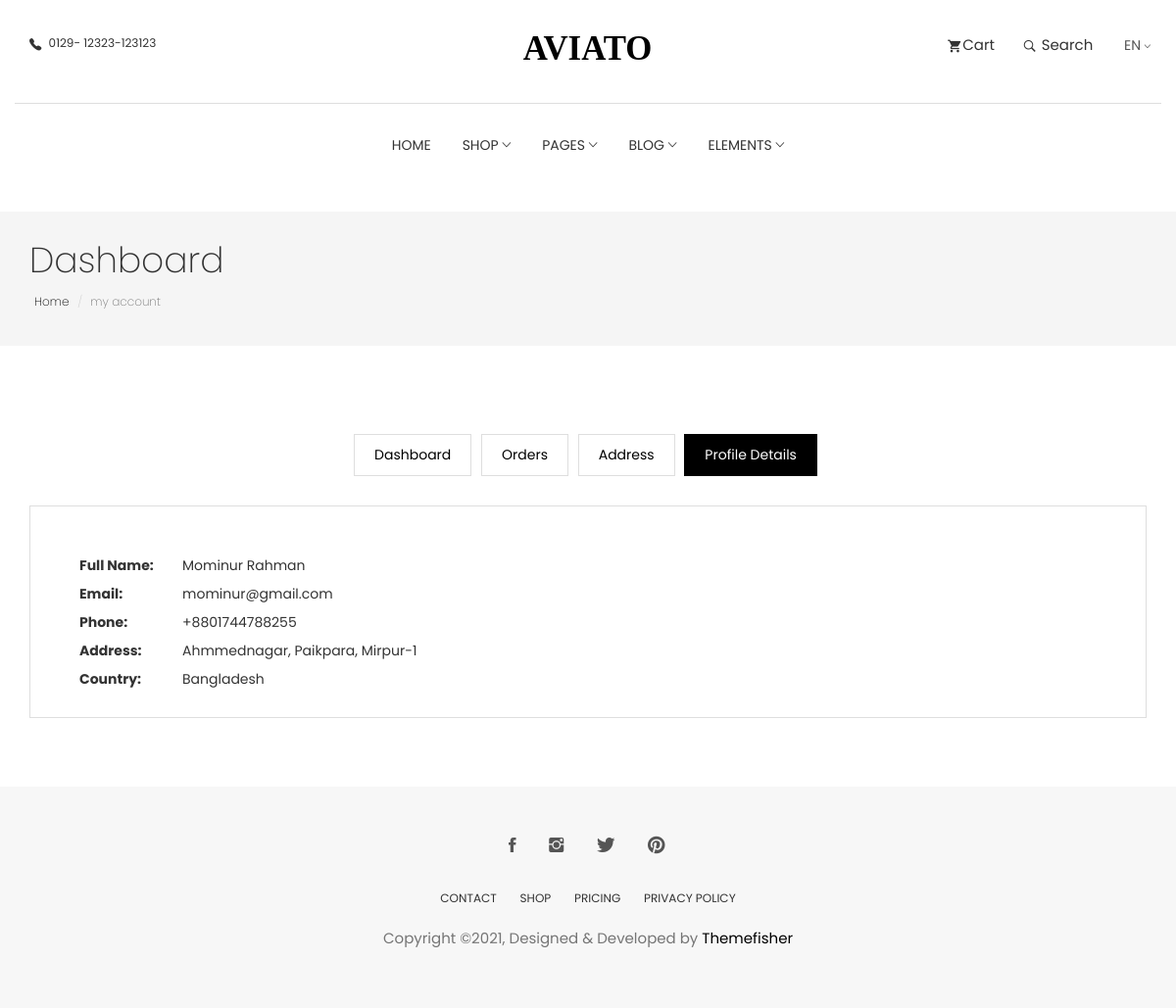
The app's page /profile-details/ (signed in) with its own data.
### payment/models.py (models this page shows, shortened)
class BillingAddress(models.Model):
    user = models.ForeignKey(CustomUser, on_delete=models.CASCADE)
    full_name = models.CharField(
        max_length=100, blank=True, null=True)
    address = models.CharField(max_length=100, blank=True, null=True)
    mobile = models.CharField(max_length=15, blank=True, null=True)
    zip_code = models.CharField(max_length=20, blank=True, null=True)
    city = models.CharField(max_length=100, blank=True, null=True)
    country = models.CharField(max_length=100, blank=True, null=True)
    created = models.DateTimeField(auto_now_add=True)

### account/models.py (models this page shows, shortened)
class CustomUser(AbstractUser):
    username = None
    email = models.EmailField(verbose_name="Email", unique=True)
    USERNAME_FIELD = 'email'
    REQUIRED_FIELDS = []
    objects = CustomManager()
    class Meta:
        verbose_name_plural = 'Customers'

### core/views.py (the view)
# urls.py: path('profile-details/', views.ProfieDetailsView.as_view(),
class ProfieDetailsView(TemplateView):
    template_name = 'core/profile-details.html'
    def get_context_data(self, **kwargs):
        context = super().get_context_data(**kwargs)
        address = BillingAddress.objects.get(user=self.request.user)
        context = {
            'address': address
        }
        return context

### order/models.py (called while the page is built)
    def get_total(self):
        total = self.item.price * self.quentity
        float_total = format(total, '0.2f')
        return float_total

    def get_totals(self):
        total = 0
        for order_item in self.orderitems.all():
            total += float(order_item.get_total())
        return total

### order/templatetags/cart_items.py (called while the page is built)
@register.filter(name='cart_items')
def cart_items(user):
    items = Cart.objects.filter(user=user, purchased=False)
    if items.exists():
        return items
    else:
        return False

@register.filter
def order_price(user):
    orders = Order.objects.filter(user=user, ordered=False)
    if orders.exists():
        order = orders[0]
        return order.get_totals()
    else:
        False

### templates/core/profile-details.html (shortened to what this page needs)
{% extends 'core/base.html' %} {% load static %} {% block content %}
<section class="page-header">
  <div class="container">
    <div class="row">
      <div class="col-md-12">
        <div class="content">
          <h1 class="page-name">Dashboard</h1>
          <ol class="breadcrumb">
            <li><a href="index.html">Home</a></li>
            <li class="active">my account</li>
          </ol>
        </div>
      </div>
    </div>
  </div>
</section>
<section class="user-dashboard page-wrapper">
  <div class="container">
    <div class="row">
      <div class="col-md-12">
        <ul class="list-inline dashboard-menu text-center">
          <li><a href="{% url 'dashboard' %}">Dashboard</a></li>
          <li><a href="{% url 'order' %}">Orders</a></li>
          <li><a href="{% url 'address' %}">Address</a></li>
          <li>
            <a class="active" href="{% url 'profile-details' %}"
              >Profile Details</a
            >
          </li>
        </ul>
        <div class="dashboard-wrapper dashboard-user-profile">
          <div class="media">
            <div class="media-body">
              <ul class="user-profile-list">
                <li><span>Full Name:</span>{{address.full_name}}</li>
                <li><span>Email:</span>{{request.user.email}}</li>
                <li><span>Phone:</span>+88{{address.mobile}}</li>
                <li><span>Address:</span>{{address.address}}</li>
                <li><span>Country:</span>{{address.country}}</li>
              </ul>
            </div>
          </div>
        </div>
      </div>
    </div>
  </div>
</section>
{% endblock content %}

### static/css/style.css (style rules this page uses)
body { line-height: 1.5; font-family: "Poppins", sans-serif; -webkit-font-smoothing: antialiased; }
h1, h2, h3, h4, h5, h6 { font-family: "Poppins", sans-serif; }
h1, h2, h3, h4, h5, h6 { font-weight: 400; }
ol, ul { margin: 0; padding: 0; list-style: none; }
.page-header { background: #f5f5f5; margin-top: 20px; border-bottom: none; padding: 30px 0; }
.page-header h1 { font-weight: 200; margin: 0 0 6px 0; }
.page-header .breadcrumb { background: transparent; padding: 5px; margin: 0; }
.page-header .breadcrumb li { font-weight: 200; font-size: 12px; }
.page-header .breadcrumb li a { color: #000; }
.page-wrapper { padding: 70px 0; }
.dashboard-menu .active { background: #000; color: #fff; border: 1px solid #000; }
.dashboard-menu li { padding: 0; margin: 0 3px; }
.dashboard-menu li a { padding: 10px 20px; border: 1px solid #dedede; display: inline-block; }
.dashboard-wrapper { border: 1px solid #dedede; margin-top: 30px; padding: 20px; }
.dashboard-user-profile .user-profile-list { margin-top: 30px; padding-left: 30px; }
.dashboard-user-profile .user-profile-list li { margin-bottom: 8px; }
.dashboard-user-profile .user-profile-list span { font-weight: bold; margin-right: 5px; width: 100px; display: inline-block; }

### records on screen
BillingAddress: full_name "Mominur Rahman", mobile "01744788255", address "Ahmmednagar, Paikpara, Mirpur-1", country "Bangladesh"
CustomUser: user.email "mominur@gmail.com"
